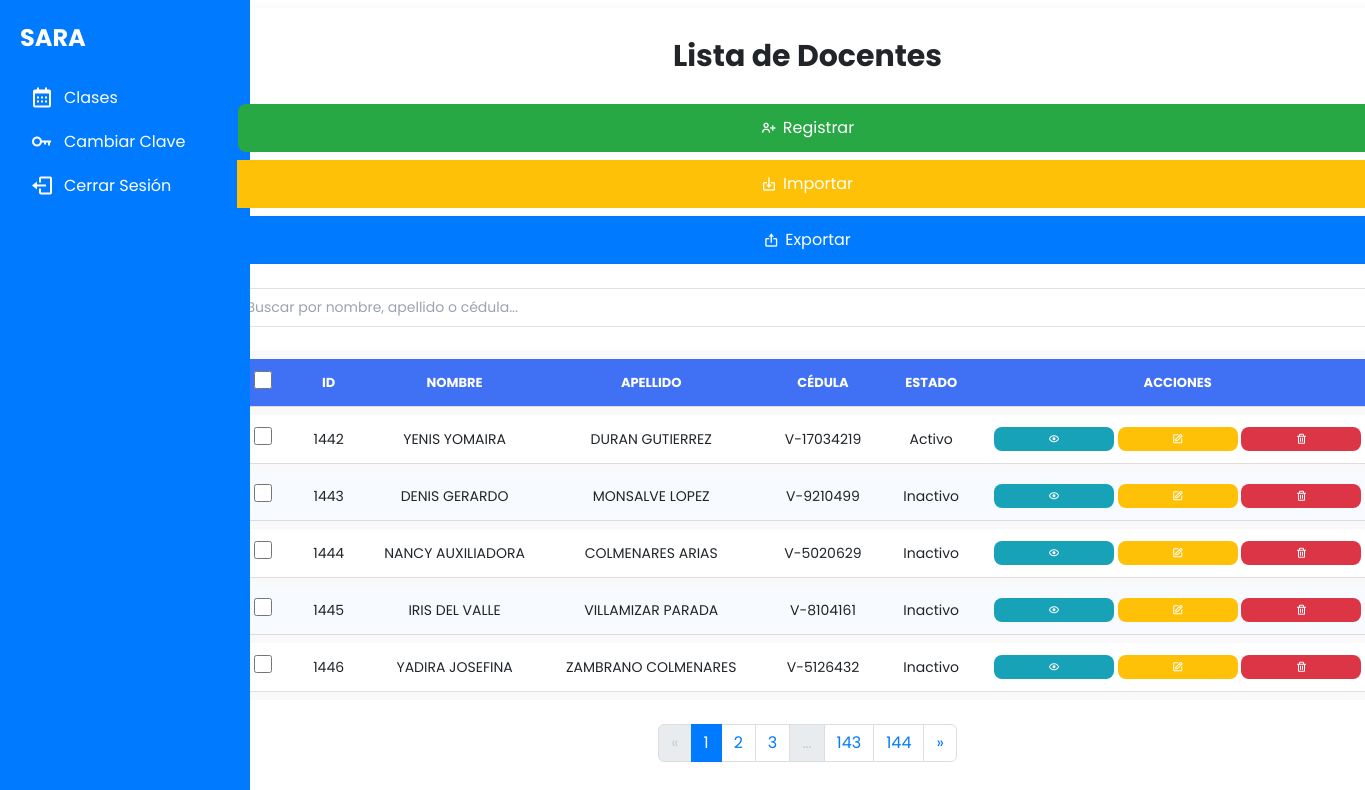
The app's page /dashboard/docentes/ with its own data.
### docentes/models.py (models this page shows, shortened)
class BaseUser(AbstractUser):
    nombre = models.CharField(max_length=100)      # nombres
    apellido = models.CharField(max_length=100)    # apellidos
    cedula = models.CharField(max_length=12, unique=True)  # cedula_docente
    activo = models.BooleanField(default=True)     # status
    USERNAME_FIELD = 'cedula'  # Cambiar a cedula para login por cédula
    REQUIRED_FIELDS = ['nombre', 'apellido']
    objects = CustomUserManager()

class Docente(BaseUser):
    rol = models.IntegerField(choices=rol, default=2)
    class Meta:
        verbose_name = "Docente"
        verbose_name_plural = "Docentes"

class BaseUser(AbstractUser):
    nombre = models.CharField(max_length=100)      # nombres
    apellido = models.CharField(max_length=100)    # apellidos
    cedula = models.CharField(max_length=12, unique=True)  # cedula_docente
    activo = models.BooleanField(default=True)     # status
    USERNAME_FIELD = 'cedula'  # Cambiar a cedula para login por cédula
    REQUIRED_FIELDS = ['nombre', 'apellido']
    objects = CustomUserManager()

### docentes/views.py (the view)
# urls.py: path('', views.docentes_list, name='docentes_list'),
def docentes_list(request):
    docentes = Docente.objects.all().order_by('id')  # Eliminado filtro por rol
    paginator = Paginator(docentes, 5)
    page_number = request.GET.get('page')
    page_obj = paginator.get_page(page_number)
    return render(request, 'docentes/docentes_list.html', {
        'page_obj': page_obj,
        'docentes': page_obj.object_list,
    })

### docentes/templates/docentes/docentes_list.html (shortened to what this page needs)
{% extends 'dashboard/base.html' %}
{% load static %}
{% block content %}
<link rel="stylesheet" href="{% static 'docentes/css/docentes.css' %}">
<div class="dashboard-container flex justify-center items-center">
    <div class="table-container max-w-screen-lg mx-auto mt-10 mb-10 w-full overflow-x-auto">
        <h2 class="text-3xl font-bold mb-6 text-center">Lista de Docentes</h2>
        <div class="btn-group flex flex-wrap items-center gap-2">
            <button class="btn btn-green" onclick="location.href='{% url 'registrar_docente' %}'">
                <i class="bx bx-user-plus"></i> Registrar
            </button>
            <button class="btn btn-yellow" onclick="openModal('import')">
                <i class="bx bx-import"></i> Importar
            </button>
            <button class="btn btn-blue" onclick="openModal('export')">
                <i class="bx bx-export"></i> Exportar
            </button>
        </div>
        <br>
        <div class="search-bar mb-4">
            <input type="text" id="searchInput" class="w-full p-2 border border-gray-300 rounded-lg" placeholder="Buscar por nombre, apellido o cédula...">
        </div>
        <div class="overflow-x-auto">
            <table id="docentesTable" class="display w-full min-w-[600px]">
                <thead>
                    <tr>
                        <th><input type="checkbox" id="selectAll"></th>
                        <th>ID</th>
                        <th>Nombre</th>
                        <th>Apellido</th>
                        <th>Cédula</th>
                        <th>Estado</th>
                        <th>Acciones</th>
                    </tr>
                </thead>
                <tbody>
                    {% for docente in docentes %}
                    <tr>
                        <td><input type="checkbox" class="docenteCheckbox" value="{{ docente.id }}"></td>
                        <td>{{ docente.id }}</td>
                        <td class="nombre-docente">{{ docente.nombre }}</td>
                        <td class="apellido-docente">{{ docente.apellido }}</td>
                        <td class="cedula-docente">{{ docente.cedula }}</td>
                        <td>{{ docente.activo|yesno:"Activo,Inactivo" }}</td>
                        <td>
                            <a href="{% url 'detalle_docente' docente.id %}" class="btn btn-view" title="Ver">
                                <i class="bx bx-show"></i>
                            </a>
                            <a href="{% url 'editar_docente' docente.id %}" class="btn btn-edit" title="Editar">
                                <i class="bx bx-edit"></i>
                            </a>
                            <button class="btn btn-delete" onclick="confirmarEliminacion({{ docente.id }})" title="Eliminar">
                                <i class="bx bx-trash"></i>
                            </button>
                        </td>
                    </tr>
                    {% endfor %}
                </tbody>
            </table>
        </div>
        <nav aria-label="Page navigation" class="mt-4">
            <ul class="pagination justify-content-center">
                {% if page_obj.has_previous %}
                <li class="page-item">
                    <a class="page-link" href="?page={{ page_obj.previous_page_number }}" aria-label="Anterior">
                        <span aria-hidden="true">&laquo;</span>
                    </a>
                </li>
                {% else %}
                <li class="page-item disabled">
                    <span class="page-link" aria-hidden="true">&laquo;</span>
                </li>
                {% endif %}
                {% for num in page_obj.paginator.page_range %}
                    {% if num <= 2 %}
                        {% if num == page_obj.number %}
                            <li class="page-item active"><span class="page-link">{{ num }}</span></li>
                        {% else %}
                            <li class="page-item"><a class="page-link" href="?page={{ num }}">{{ num }}</a></li>
                        {% endif %}
                    {% elif num == 3 and page_obj.number > 5 %}
                        <li class="page-item disabled"><span class="page-link">…</span></li>
                    {% elif num >= page_obj.number|add:"-2" and num <= page_obj.number|add:"2" %}
                        {% if num == page_obj.number %}
                            <li class="page-item active"><span class="page-link">{{ num }}</span></li>
                        {% else %}
                            <li class="page-item"><a class="page-link" href="?page={{ num }}">{{ num }}</a></li>
                        {% endif %}
                    {% elif num == page_obj.paginator.num_pages|add:"-2" and page_obj.number < page_obj.paginator.num_pages|add:"-4" %}
                        <li class="page-item disabled"><span class="page-link">…</span></li>
                    {% elif num > page_obj.paginator.num_pages|add:"-2" %}
                        {% if num == page_obj.number %}
                            <li class="page-item active"><span class="page-link">{{ num }}</span></li>
                        {% else %}
                            <li class="page-item"><a class="page-link" href="?page={{ num }}">{{ num }}</a></li>
                        {% endif %}
                    {% endif %}
                {% endfor %}
                {% if page_obj.has_next %}
                <li class="page-item">
                    <a class="page-link" href="?page={{ page_obj.next_page_number }}" aria-label="Siguiente">
                        <span aria-hidden="true">&raquo;</span>
                    </a>
                </li>
                {% else %}
                <li class="page-item disabled">
                    <span class="page-link" aria-hidden="true">&raquo;</span>
                </li>
                {% endif %}
            </ul>
        </nav>
    </div>
</div>
{% endblock %}

### dashboard/templates/dashboard/base.html (shortened to what this page needs)
{% load static %}
<!DOCTYPE html>
<html lang="es">
<head>
    <link rel="stylesheet" href="{% static 'css/dashboard.css' %}?v=1">
    <link rel="stylesheet" href="{% static 'docentes/css/docentes.css' %}">
    <link href="https://cdn.jsdelivr.net/npm/fullcalendar@6.1.8/index.global.min.css" rel="stylesheet">
    <link rel="stylesheet" href="https://cdn.jsdelivr.net/npm/fullcalendar@6.1.10/main.min.css">
    <link href="https://cdn.jsdelivr.net/npm/boxicons/css/boxicons.min.css" rel="stylesheet">
    <script src="https://cdn.tailwindcss.com"></script>
    <link href="https://cdn.jsdelivr.net/npm/bootstrap@5.3.0/dist/css/bootstrap.min.css" rel="stylesheet">
</head>
<body id="body" class="{% if request.COOKIES.dark_mode == 'true' %}dark{% endif %}">
    <div class="dashboard-container" id="dashboard">
        <div class="sidebar" id="sidebar">
            <div class="sidebar-header">
                <span id="sidebar-logo" class="logo-text">SARA</span>
            </div>
            <ul>
                {% if user.is_superuser or user.is_staff %}
                <li>
                    <i class='bx bx-home'></i>
                    <a href="{% url 'admin_dashboard' %}" style="text-decoration: none; color: inherit;">
                        <span>Inicio</span>
                    </a>
                </li>
                <li>
                    <i class='bx bx-building'></i>
                    <a href="{% url 'aulas_list' %}" style="text-decoration: none; color: inherit;">
                        <span>Aulas</span>
                    </a>
                </li>
                <li>
                    <i class='bx bx-book'></i>
                    <a href="{% url 'materias_list' %}" style="text-decoration: none; color: inherit;">
                        <span>Materias</span>
                    </a>
                </li>
                <li>
                    <i class='bx bx-calendar'></i>
                    <a href="{% url 'calendario' %}" style="text-decoration: none; color: inherit;">
                        <span>Clases</span>
                    </a>
                </li>
                {% if user.is_superuser %}
                <li>
                    <i class='bx bx-user'></i>
                    <a href="{% url 'docentes_list' %}" style="text-decoration: none; color: inherit;">
                        <span>Docentes</span>
                    </a>
                </li>
                {% endif %}
                {% else %}
                <li>
                    <i class='bx bx-calendar'></i>
                    <a href="{% url 'calendario' %}" style="text-decoration: none; color: inherit;">
                        <span>Clases</span>
                    </a>
                </li>
                {% endif %}
                <li>
                    <i class='bx bx-key'></i>
                    <a href="{% url 'cambiar_clave' %}" style="text-decoration: none; color: inherit;">
                        <span>Cambiar Clave</span>
                    </a>
                </li>
                <li>
                    <i class='bx bx-log-out'></i>
                    <a href="{% url 'logout' %}" id="logout-link" style="text-decoration: none; color: inherit; cursor: pointer;">
                        <span>Cerrar Sesión</span>
                    </a>
                </li>
            </ul>
        </div>
        <div class="content">
            {% block content %}{% endblock %}
        </div>
    </div>
</body>
</html>

### dashboard/static/css/dashboard.css (style rules this page uses)
* { margin: 0; padding: 0; box-sizing: border-box; }
html, body { width: 100%; height: 100%; font-family: Arial, sans-serif; }
.dashboard-container { width: 100vw; height: 100vh; display: flex; transition: background 0.3s; }
.sidebar { height: 100vh; width: 250px; background: #007bff; color: white; padding: 20px; display: flex; flex-direction: column; position: fixed; left: 0; top: 0; transition: width 0.3s ease-in-out, background 0.3s; }
.sidebar-header { display: flex; justify-content: space-between; align-items: center; margin-bottom: 20px; }
.sidebar ul { list-style: none; padding: 0; flex-grow: 1; }
.sidebar ul li { padding: 10px; cursor: pointer; display: flex; align-items: center; gap: 10px; transition: 0.3s; }
.sidebar ul li i { font-size: 24px; }
.content { flex: 1; padding: 0 30px; background: #ffffff; margin-left: 250px; transition: background 0.3s, margin-left 0.3s; }
.sidebar-header #sidebar-logo { font-size: 24px; font-weight: bold; transition: 0.3s; }
* { margin: 0; padding: 0; box-sizing: border-box; font-family: 'Poppins', sans-serif; }
body { display: flex; justify-content: center; align-items: center; min-height: 100vh; background: linear-gradient(90deg, #e2e2e2, #c9d6ff); }
.btn { width: 100%; padding: 12px; background: #007bff; color: #fff; border: none; border-radius: 5px; font-size: 1rem; cursor: pointer; transition: background 0.3s; }

### records on screen
Docente: id "1442", nombre "YENIS YOMAIRA", apellido "DURAN GUTIERREZ", cedula "V-17034219", activo "Activo"
Docente: id "1443", nombre "DENIS GERARDO", apellido "MONSALVE LOPEZ", cedula "V-9210499", activo "Inactivo"
Docente: id "1444", nombre "NANCY AUXILIADORA", apellido "COLMENARES ARIAS", cedula "V-5020629", activo "Inactivo"
Docente: id "1445", nombre "IRIS DEL VALLE", apellido "VILLAMIZAR PARADA", cedula "V-8104161", activo "Inactivo"
Docente: id "1446", nombre "YADIRA JOSEFINA", apellido "ZAMBRANO COLMENARES", cedula "V-5126432", activo "Inactivo"

### other values on screen
{{ num }} "1"
{{ num }} "2"
{{ num }} "3"
{{ num }} "143" "144"
